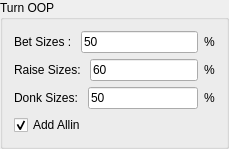
             <widget class="QGroupBox" name="groupBox_5">
              <property name="title">
               <string>Turn OOP</string>
              </property>
              <layout class="QVBoxLayout" name="verticalLayout_8">
               <item>
                <layout class="QHBoxLayout" name="horizontalLayout_42">
                 <item>
                  <widget class="QLabel" name="label_58">
                   <property name="text">
                    <string>Bet Sizes : </string>
                   </property>
                  </widget>
                 </item>
                 <item>
                  <widget class="QLineEdit" name="turn_oop_bet">
                   <property name="text">
                    <string>50</string>
                   </property>
                  </widget>
                 </item>
                 <item>
                  <widget class="QLabel" name="label_59">
                   <property name="text">
                    <string>%</string>
                   </property>
                  </widget>
                 </item>
                </layout>
               </item>
               <item>
                <layout class="QHBoxLayout" name="horizontalLayout_41">
                 <item>
                  <widget class="QLabel" name="label_56">
                   <property name="text">
                    <string>Raise Sizes: </string>
                   </property>
                  </widget>
                 </item>
                 <item>
                  <widget class="QLineEdit" name="turn_oop_raise">
                   <property name="text">
                    <string>60</string>
                   </property>
                  </widget>
                 </item>
                 <item>
                  <widget class="QLabel" name="label_57">
                   <property name="text">
                    <string>%</string>
                   </property>
                  </widget>
                 </item>
                </layout>
               </item>
               <item>
                <layout class="QHBoxLayout" name="horizontalLayout_43">
                 <item>
                  <widget class="QLabel" name="label_60">
                   <property name="text">
                    <string>Donk Sizes: </string>
                   </property>
                  </widget>
                 </item>
                 <item>
                  <widget class="QLineEdit" name="turn_oop_donk">
                   <property name="text">
                    <string>50</string>
                   </property>
                  </widget>
                 </item>
                 <item>
                  <widget class="QLabel" name="label_61">
                   <property name="text">
                    <string>%</string>
                   </property>
                  </widget>
                 </item>
                </layout>
               </item>
               <item>
                <layout class="QHBoxLayout" name="horizontalLayout_44">
                 <item>
                  <widget class="QCheckBox" name="turn_oop_allin">
                   <property name="text">
                    <string>Add Allin</string>
                   </property>
                   <property name="checked">
                    <bool>true</bool>
                   </property>
                  </widget>
                 </item>
                </layout>
               </item>
              </layout>
             </widget>
